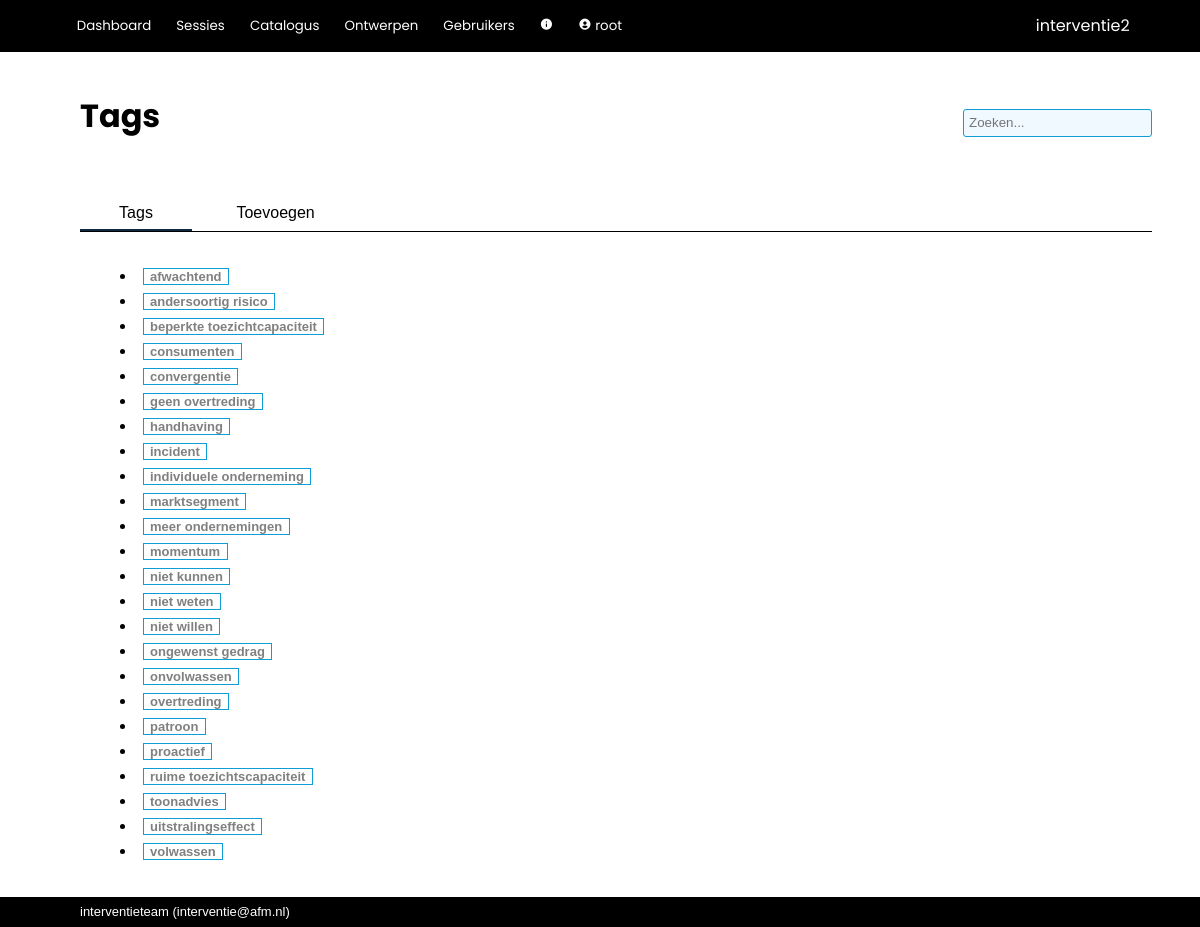
/tools/tags (signed in), run on an earlier commit of the app's database.
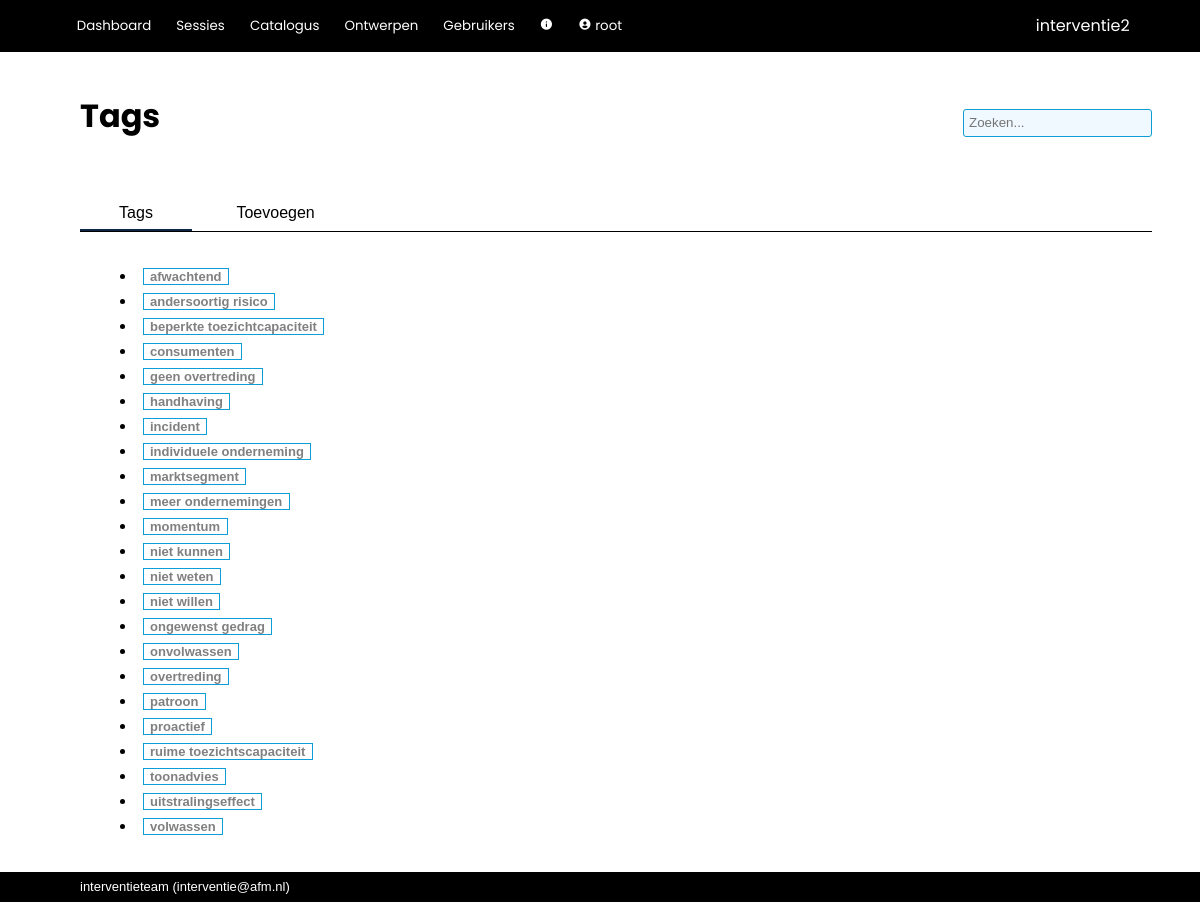
And on a later commit of the database.
### interventie2/models.py (models this page shows, shortened)
class User(db.Model, UserMixin):
    __tablename__ = 'users'
    id            = db.Column(db.Integer, primary_key=True)
    name          = db.Column(db.String(80), nullable=False, unique=True)
    password      = db.Column(db.String(200), nullable=False)
    role_id       = db.Column(db.Integer, db.ForeignKey('roles.id'), nullable=False, default=4) #references roles.id
    description   = db.Column(db.String(2000), nullable=False, default="")
    email         = db.Column(db.String(254))
    link          = db.Column(db.String(1000))
    active        = db.Column(db.Boolean, nullable=False, default=True)
    date_created  = db.Column(db.DateTime(timezone=True), server_default=func.now())
    last_seen     = db.Column(db.DateTime(timezone=True), server_default=func.now())
    role = relationship('Role')
    messages = relationship('Message', back_populates='recipient', foreign_keys="Message.recipient_id", cascade='all, delete-orphan')
    messages_sent = relationship('Message', back_populates='sender', foreign_keys="Message.sender_id")
    worksession = relationship('Worksession', back_populates='creator')
    plan = relationship('Plan', back_populates='creator')
    allowed_worksessions = relationship('Worksession', secondary='worksession_access', back_populates='allowed_users')
    owned_instruments = relationship('Instrument', back_populates='owner')
    def unread_messages(self):
        return sum(1 for message in self.messages if (message.unread) and (message.deliver_after.date() <= date.today()))
    def unread_message_alert(self):
        return self.unread_messages() > 0

class Tag(db.Model):
    __tablename__ = 'tags'
    id            = db.Column(db.Integer, primary_key=True)
    name          = db.Column(db.String(100), nullable=False, unique=True)
    instruments = relationship('InstrumentTagAssignment', back_populates='tag', cascade='all, delete-orphan')

### interventie2/tools/routes.py (the view)
@tools.route('/tags', methods=['GET', 'POST'])
@login_required
def tags():
    if not current_user.role.edit_questionnaire:
        return render_template('error/index.html', title='Onvoldoende rechten', message='Onvoldoende rechten om tags te wijzigen.')
    form = TagForm()
    tags = Tag.query.order_by(Tag.name)
    if form.validate_on_submit():
        tag = Tag(name = form.name.data)
        db.session.add(tag)
        db.session.commit()
        return redirect(url_for('tools.tags'))
    elif request.method == 'GET':
        pass
    return render_template('tools/tags.html', edit_catalog_allowed=current_user.role.edit_catalog, tags=tags, form=form)

### interventie2/forms.py
class TagForm(FlaskForm):
    name               = StringField('Naam', validators=[DataRequired(), Length(min=2, max=100)], render_kw={'size': 40})
    submit             = SubmitField('Tag opslaan')

### interventie2/models.py (called while the page is built)
@login_manager.user_loader
def load_user(user_id):
    return User.query.get(user_id)

### interventie2/tools/templates/tools/tags.html (shortened to what this page needs)
{% extends 'base.html' %}
{% block page_title %}
Tags
{% endblock %}
{% block tabs %}
<div class="tab_bar">
    <button class="tablinks" onclick="switch_tab(event, 'tag_analysis')" id="defaultOpen">Tags</button>
    <button class="tablinks" onclick="switch_tab(event, 'tag_new')">Toevoegen</button>
</div>
{% endblock %}
{% block body %}
<div id="tag_analysis" class="tabcontent">
    <div class="text_area">
        <ul>
        {% for tag in tags %}
        <li><a href="{{ url_for('tools.tag', tag_id=tag.id) }}"><span class="tag">{{ tag.name }}</span></a></li>
        {% endfor %}
        </ul>
    </div>
</div>
{% endblock %}

### interventie2/templates/base.html (shortened to what this page needs)
<!DOCTYPE html>
<html lang="en">
    <head>
        <link rel="stylesheet" href="{{ url_for('static', filename='css/styles.css')}}">
        <link href="https://unpkg.com/boxicons@2.1.2/css/boxicons.min.css" rel="stylesheet">
    </head>
    <body>
        {% import 'jinja_macros.html' as macro %}
        <header>
            <div class="logo">{{ config['APP_NAME'] }}</div>
            <div class="modes">
                {% if current_user.is_authenticated %}
                    <button>
                        <a href="{{ url_for('main.index') }}">Dashboard</a>
                    </button>
                    <button>
                        <a href="{{ url_for('main.worksessions') }}">Sessies</a>
                    </button>
                    <button>
                        <a href="{{ url_for('catalog.index') }}">Catalogus</a>
                    </button>
                    {% if current_user.role.edit_questionnaire %}
                        <button>
                            <a href="{{ url_for('tools.index') }}">Ontwerpen</a>
                        </button>
                    {% endif %}
                    {% if current_user.role.edit_users %}
                        <button>
                            <a href="{{ url_for('admin.index') }}">Gebruikers</a>
                        </button>
                    {% endif %}
                    {% if current_user.role.see_app_info %}
                        <button>
                            <a href="{{ url_for('admin.info') }}"><i class='bx bxs-info-circle'></i></a>
                        </button>
                    {% endif %}
                    <button>
                        <a href="{{ url_for('admin.user', id=current_user.id) }}"><i class='bx bxs-user-circle'></i>
                            {{ current_user.name }}
                        </a>
                    </button>
                {% else %}
                    <button>
                        <a href="{{ url_for('main.login') }}">Login</a>
                    </button>
                {% endif %}
            </div>
        </header>
        <nav>
            <div class="title">{% block page_title %}{% endblock %}</div>
            {% if current_user.is_authenticated %}
                <form action="/analysis/search" method="get" class="search">
                    <input id="search" type="search"  name="q" value="{{ request.args.get('q') or '' }}" placeholder="Zoeken...">
                </form>
            {% endif %}
            <div class="tabs">{% block tabs %}{% endblock %}</div>
        </nav>
        <main>
            <section>{% block body %}{% endblock %}</section>
        </main>
        <footer>{{ config['MAINTAINER'] }} (<a href="mailto:{{ config['MAINTAINER_EMAIL'] }}">{{ config['MAINTAINER_EMAIL'] }}</a>)</footer>
    </body>
</html>

### interventie2/static/css/styles.css (style rules this page uses)
:root { --dark-blue: #0f2841; --light-blue: #0e9ed5; --green: #3b7d23; --red: red; --highlight: #195fa6; --mid-grey: #0e9ed5; --object: #f0f9ff; --alert: red; --button-bg: #176cc2; --button-fg: white; }
html, body { font-family: sans-serif; line-height: 1.5em; padding: 0px; margin: 0px; }
a { color: inherit; text-decoration: none; }
ul { margin: 0; padding-left: 1.5em; }
button { border: 1px solid var(--mid-grey); background-color: var(--button-bg); color: var(--button-fg); min-height: 2.2em; border-radius: 3px; min-width: 7rem; margin-bottom: 2px; }
button a { text-decoration: none; }
input { border: none; background-color: white;; border: 1px solid var(--mid-grey); font-size: inherit; min-height: 1.7rem; margin-bottom: 2px; }
body { display: grid; height: 100vh; grid-template-rows: min-content min-content auto min-content; grid-template-areas: "header" "nav" "main" "footer"; }
header { grid-area: header; background-color: black; display: grid; grid-template-columns: auto min-content; grid-template-rows: auto; grid-template-areas: "modes logo"; color: white; align-items: center; padding: 0.6rem 4.4rem; font-family: "Poppins", sans-serif; }
header a { text-decoration: none; font-family: "Poppins", sans-serif; }
.logo { grid-area: logo; }
.modes { grid-area: modes; padding: 0px; margin: 0px; }
.modes button { background: inherit; outline: none; cursor: pointer; padding: 0.4rem 0.4rem; margin: 0 0.5rem 0 0; border: none; border-radius: 0px; color: white; font-family: "Poppins", sans-serif; font-size: smaller; min-width: 0; }
.modes a { text-decoration: none; }
nav { grid-area: nav; display: grid; grid-template-columns: 1fr auto; grid-template-areas: "title search" "steps steps" "tabs tabs "; align-items: center; margin: 3rem 3rem 1rem 5rem; }
.title { grid-area: title; font-family: "Poppins", sans-serif; color: black; font-size: xx-large; font-weight: bold; padding: 0 0 1rem 0; line-height: 1em; }
.search { grid-area: search; display: flex; align-items: center; text-decoration: none; border: none; }
.search input { border: none; background-color: var(--object); border: 1px solid var(--mid-grey); border-radius: 3px; padding: 5px; font-size: smaller; height: 1.7rem; }
.tabs { grid-area: tabs; display: flex; padding-top: 3rem; overflow: hidden; font-size: inherit; border-bottom: 1px solid black; }
.tabs button { background: inherit; color: black; outline: none; cursor: pointer; padding: 0rem 2rem 0rem 2rem; margin: 0 0.5rem 0 0; border: none; border-radius: 0px; font-size: inherit; width: auto; border-bottom: solid 2px white; }
.tabs button.active_tab { border-bottom: solid 2px var(--dark-blue); }
main { grid-area: main; padding: 1rem 5rem; display: grid; grid-template-columns: min-content 3fr; grid-template-areas: "aside section "; overflow-y: scroll; }
section { grid-area: section; padding: 0; margin-left: 1rem; margin-right: 1rem; }
footer { grid-area: footer; background-color: black; color: white; align-items: center; padding: 0.2rem 5rem; font-size: small; }
.text_area { width: 100%; padding: 0 1em 1em 1em; background-color: white; border-radius: 3px; }
.tabcontent { width: 100%; }
.tag { font-weight: bold; font-size: small; color: grey; padding: 0 0.5em 0 0.5em; margin: 0 0.5em 0 0.5em; border: 1px solid var(--mid-grey); white-space: nowrap; text-decoration: none; }

What changed in the data, as far as the page shows it:
removed Tag: name "convergentie"
